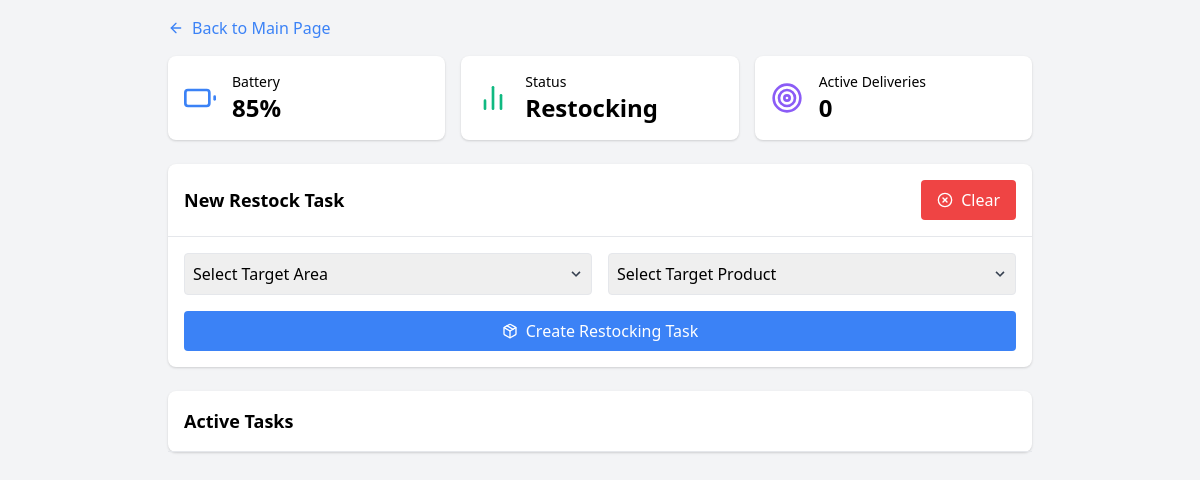
Before: /restock with the older database file.
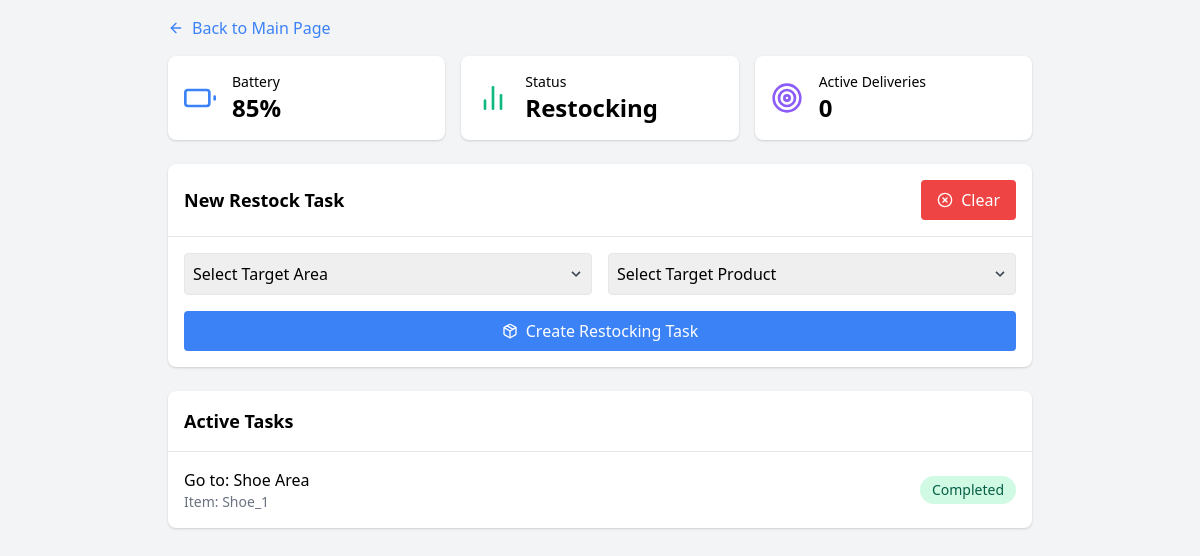
After: the same page with the newer database file.
### app.py (models this page shows)
class Restock(db.Model):
    id = db.Column(db.Integer, primary_key=True)
    target_area = db.Column(db.String(100), nullable=False)
    target_product = db.Column(db.String(200), nullable=False)
    status = db.Column(db.String(20), default='Queued')
    created_at = db.Column(db.DateTime, default=datetime.utcnow)

### app.py (the view)
@app.route('/restock')
def restock():
    deliveries = Restock.query.all()
    robot_status = get_robot_status()
    robot_status['status'] = "Restocking"
    robot_status['active_tasks'] = get_active_count(Restock)
    return render_template('restock.html',
                         tasks=deliveries,
                         robot_status=robot_status,
                         page_type="restock")

### app.py (called while the page is built)
def get_robot_status():
    return {
        'battery_level': 85,
    }

def get_active_count(model):
    return model.query.filter_by(status='In Progress').count()

### templates/restock.html (shortened to what this page needs)
{% extends "base.html" %}
{% from 'components.html' import status_cards %}
{% block content %}
<div class="p-4 max-w-4xl mx-auto">
    <a href="{{ url_for('home') }}" class="inline-flex items-center mb-4 text-blue-500 hover:text-blue-700">
        <i data-feather="arrow-left" class="w-4 h-4 mr-2"></i>
        Back to Main Page
    </a>
    {{ status_cards(robot_status, 'restock') }}
    <div class="bg-white rounded-lg shadow mb-6">
        <div class="p-4 border-b flex justify-between items-center">
            <h2 class="text-lg font-semibold">New Restock Task</h2>
            <button id="clear-button"
                    class="bg-red-500 text-white py-2 px-4 rounded flex items-center hover:bg-red-600">
                <i data-feather="x-circle" class="w-4 h-4 mr-2"></i>
                Clear
            </button>
        </div>
        <div class="p-4">
            <form id="taskForm" class="grid grid-cols-1 md:grid-cols-2 gap-4" data-type="restock">
                <div class="relative">
                    <select id="target_area"
                            name="target_area"
                            class="border rounded p-2 w-full appearance-none"
                            required>
                        <option value="" disabled selected>Select Target Area</option>
                    </select>
                    <div class="pointer-events-none absolute inset-y-0 right-0 flex items-center px-2 text-gray-700">
                    </div>
                </div>
                <div class="relative">
                    <select id="target_product"
                            name="target_product"
                            class="border rounded p-2 w-full appearance-none"
                            required>
                        <option value="" disabled selected>Select Target Product</option>
                    </select>
                    <div class="pointer-events-none absolute inset-y-0 right-0 flex items-center px-2 text-gray-700">
                    </div>
                </div>
                <button type="submit"
                        class="bg-blue-500 text-white rounded p-2 flex items-center justify-center md:col-span-2">
                    <i data-feather="package" class="w-4 h-4 mr-2"></i>
                    Create Restocking Task
                </button>
            </form>
        </div>
    </div>
    <div class="bg-white rounded-lg shadow">
        <div class="p-4 border-b">
            <h2 class="text-lg font-semibold">Active Tasks</h2>
        </div>
        <div class="divide-y" id="tasksList">
            {% for task in tasks %}
            <div class="p-4 flex items-center justify-between" id="task-{{ task.id }}">
                <div>
                    <div class="font-medium">
                        Go to: {{ task.target_area }}
                    </div>
                    <div class="text-sm text-gray-500">Item: {{ task.target_product }}</div>
                </div>
                <div class="flex items-center space-x-4">
                    <span class="px-3 py-1 rounded-full text-sm
                        {% if task.status == 'In Progress' %}
                            bg-blue-100 text-blue-800
                        {% elif task.status == 'Completed' %}
                            bg-green-100 text-green-800
                        {% else %}
                            bg-gray-100 text-gray-800
                        {% endif %}">
                        {{ task.status }}
                    </span>
                </div>
            </div>
            {% endfor %}
        </div>
    </div>
</div>
{% endblock %}

Changed rows visible on the page:
added Restock: target_area "Shoe Area", target_product "Shoe_1", status "Completed"
